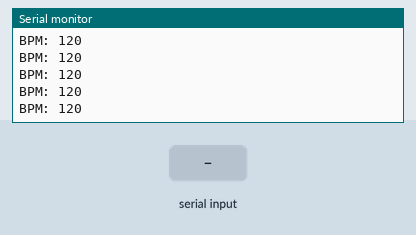
Recording of a sketch running on a simulated Arduino Uno, built with avr-gcc and run on an emulated ATmega328P. Parts: the last lines printed to the serial monitor. Inputs (shaded band) come from the test bench.

Above: at 1.2 s.
1.3 s: "1" received over the second serial link
At 1.33 s:
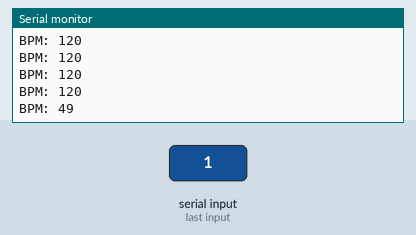
2.8 s: "0" received over the second serial link
At 2.84 s:
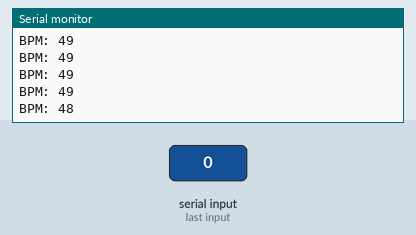
4.3 s: "2" received over the second serial link
At 4.35 s:
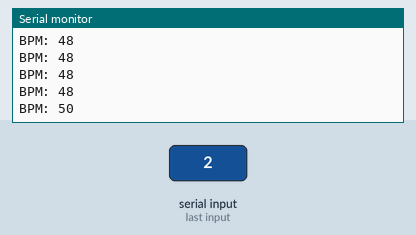
Timing chart, 0 to 7.3 s (numbered marks = the images above; inputs shaded):
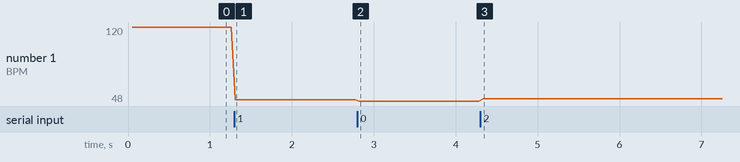

The sketch:

SevenSegmentBPM.ino
```cpp
/*
 11-18-2013
 John Fitzpatrick
 Arduino example to display the Beat Detector's current BPM hypothesis
 on 7segement display. Data is transfered over Software Serial.
 The Beat Detector transfers one unsigned byte every 10ms (100Hz) in
 ranging of 70 to 188 or 0 if it cannot determine the BPM.


 Code modified from Example:
 Spark Fun Electronics
 Nathan Seidle
 http://github.com/sparkfun/Serial7SegmentDisplay/wiki/Special-Commands

 SoftSerial Example
 by Tom Igoe
 based on Mikal Hart's example


 To get this code to work, attached an OpenSegment to an Arduino Uno using the following pins:
 Pin 10 on Uno (CS) to CS on OpenSegment
 Pin 11 to MOSI
 Pin 12 to MISO
 Pin 13 to SCK
 VIN to PWR
 GND to GND

 * RX is digital pin 8 (connect to TX of other device)
 * TX is digital pin 9 (connect to RX of other device)

*/

#include <SoftwareSerial.h>
#include <SPI.h>


SoftwareSerial mySerial(8, 9); // RX, TX

int csPin = 10; //You can use any IO pin but for this example we use 10

int bpm = 120;

void setup()
{
  mySerial.begin(9600); //start soft serial

  Serial.begin(9600); //Start serial communication at 9600 for debug statements
  Serial.println("OpenSegment Example Code");

  pinMode(csPin, OUTPUT);
  digitalWrite(csPin, HIGH); //By default, don't be selecting OpenSegment

  Serial.begin(9600); //Start serial communication at 9600 for debug statements
  Serial.println("OpenSegment Example Code");

  SPI.begin(); //Start the SPI hardware
  SPI.setClockDivider(SPI_CLOCK_DIV64); //Slow down the master a bit

  //Send the reset command to the display - this forces the cursor to return to the beginning of the display
  digitalWrite(csPin, LOW); //Drive the CS pin low to select OpenSegment
  SPI.transfer('v'); //Reset command
}

void loop()
{
  int new_bpm = 0;
  if(mySerial.available()){
    bpm = mySerial.read();
  }

  if(new_bpm != bpm){
    new_bpm = bpm;
    Serial.print("BPM: ");
    Serial.println(bpm);
    spiSendValue(bpm); //Send the four characters to the display
    delay(50); //If we remove the slow debug statements, we need a very small delay to prevent flickering
  }

}

//Given a number, spiSendValue chops up an integer into four values and sends them out over spi
void spiSendValue(int tempCycles)
{
  digitalWrite(csPin, LOW); //Drive the CS pin low to select OpenSegment

  SPI.transfer(tempCycles / 1000); //Send the left most digit
  tempCycles %= 1000; //Now remove the left most digit from the number we want to display
  SPI.transfer(tempCycles / 100);
  tempCycles %= 100;
  SPI.transfer(tempCycles / 10);
  tempCycles %= 10;
  SPI.transfer(tempCycles); //Send the right most digit

  digitalWrite(csPin, HIGH); //Release the CS pin to de-select OpenSegment
}
```

Measured:
- after the input at 1.3 s, the serial monitor: prints a new line at once (image 1)
- after the input at 2.8 s, the serial monitor: prints a new line at once (image 2)
- after the input at 4.3 s, the serial monitor: prints a new line at once (image 3)
- plotted number 1: 120 → 49 after the input at 1.3 s, 49 → 48 after the input at 2.8 s, 48 → 50 after the input at 4.3 s
